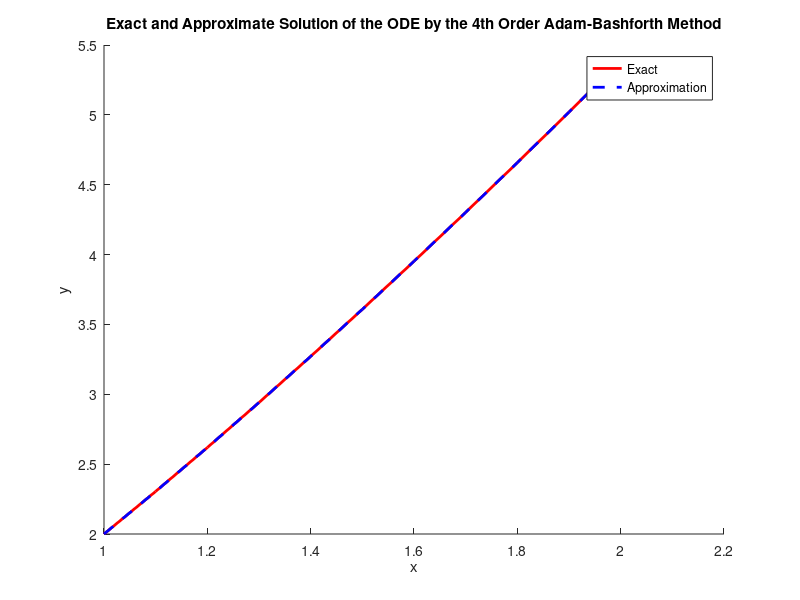

Write MATLAB code to recreate this figure.
%Project :Numerical Approximation using Adam-Bashforth fourth order method 
%Engineer : Nikhil.P.Lokhande
%email:nikhil.l.1@aol.com

clc
clf
clear all

%    AB4 method

% Solve dy/dt = f(t,y). In general it can be a function of both 
% variables t and y. If your function is only a function of t then
% you will need to add a 0*y to your function.

%  define f(t,y)
   fcnstr='1+(y/t)' ;
   f=inline(fcnstr,'t','y') ;

% t0, initial time
   t0=1;
% y0, corresponding value of y at t0
   y0=2;
% tf, upper boundary of time t (end time). 
   tf=2;
% n, number of steps to take
   n= 10;
   h=(tf-t0)/n;
%
ta(1)= t0;
w(1) = y0;
% using RK4
for i=1:n
  
% Adding Step Size
  ta(i+1)=ta(i)+h ;

% Calculating k1, k2, k3, and k4
  rk1 = f(ta(i),w(i)) ;
  rk2 = f(ta(i)+0.5*h,w(i)+0.5*rk1*h) ;
  rk3 = f(ta(i)+0.5*h,w(i)+0.5*rk2*h) ;
  rk4 = f(ta(i)+h,w(i)+rk3*h) ;
     
% Using 4th Order Runge-Kutta formula
  w(i+1)=w(i)+1/6*(rk1+2*rk2+2*rk3+rk4)*h ;
end

for i=1:n
  
% Adding Step Size
  ta(i+1)=ta(i)+h;
  if(i>3)
% Calculating k1, k2, k3, and k4
  k1 = f(ta(i),w(i));
  k2 = f(ta(i-1),w(i-1));
  k3 = f(ta(i-2),w(i-2));
  k4 = f(ta(i-3),w(i-3));
 
     
% Using 4th Order Adam-Bashforth formula
   w(i+1)=(w(i)+h/24*(55*k1-59*k2+ 37*k3-9*k4));
  end
end



% % The following finds what is called the 'Exact' solution by ode45
% tspan = [t0 tf];
% [t,y]=ode45(f,tspan,y0);
% [yfi dummy]=size(y);
% yf=y(yfi);
 t=ta;
 y=(t .* (log(t)+2)); 

% Plotting the Exact and Approximate solution of the ODE.
hold on
xlabel('x');ylabel('y');
title('Exact and Approximate Solution of the ODE by the 4th Order Adam-Bashforth Method');
plot(t,y,'-','LineWidth',2,'Color',[1 0 0]);            
plot(ta,w,'--','LineWidth',2,'Color',[0 0 1]);
legend('Exact','Approximation');

for j = 1:n+1, 
    disp(sprintf('t=%f,  w=%0.11f,  y(t)=%0.11f',t(j),w(j),y(j)));
end

